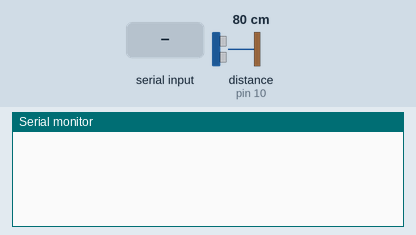
Simulated run of this sketch. Board: Arduino Uno, built with avr-gcc and run on an emulated ATmega328P. Shown: the last lines printed to the serial monitor. The test bench sets the inputs (shaded band); at power-on: distance to the obstacle (sensor on pin 10) 80 cm. The echo pulse lasts 58.3 µs per cm.

Above: at 1.2 s.
1.3 s: "r" received over Serial
At 2.4 s:
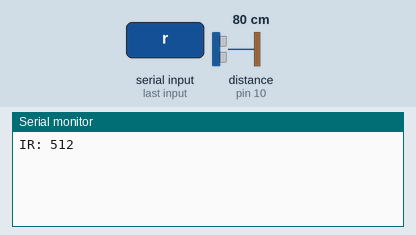
2.8 s: "u" received over Serial
At 3.8 s:
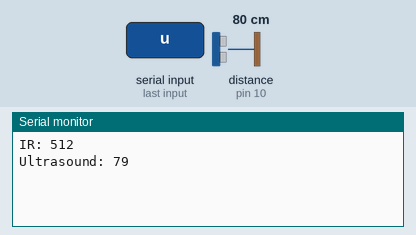

Measured:
- after the input at 1.3 s, the serial monitor: prints a new line at once (image 1)
- after the input at 2.8 s, the serial monitor: prints a new line at once (image 2)

The sketch:

DEEP2017_SerialSensors.ino
```cpp
int trigPin = 9;
int echoPin = 10;
int irPin = A1;

int ultraValue = 0;
int irValue = 0;
long duration;
int distance;

void setup() {
  // put your setup code here, to run once:
  Serial.begin(9600);
  pinMode(trigPin, OUTPUT); // Sets the trigPin as an Output
  pinMode(echoPin, INPUT);
//  Serial.println("Initialized!");
}

void loop() {
  // put your main code here, to run repeatedly:
  if (Serial.available())
  {
    char key = Serial.read();
    if(key == 'r')
    {
      irValue = analogRead(irPin);
      Serial.print("IR: ");
      Serial.println(irValue);
    }
    else if(key == 'u')
    {
      digitalWrite(trigPin, LOW);
      delayMicroseconds(2);
      digitalWrite(trigPin, HIGH);
      delayMicroseconds(10);
      digitalWrite(trigPin, LOW);
      duration = pulseIn(echoPin, HIGH);
      distance= duration*0.034/2;
      Serial.print("Ultrasound: ");
      Serial.println(distance);
    }
  }
}
```
